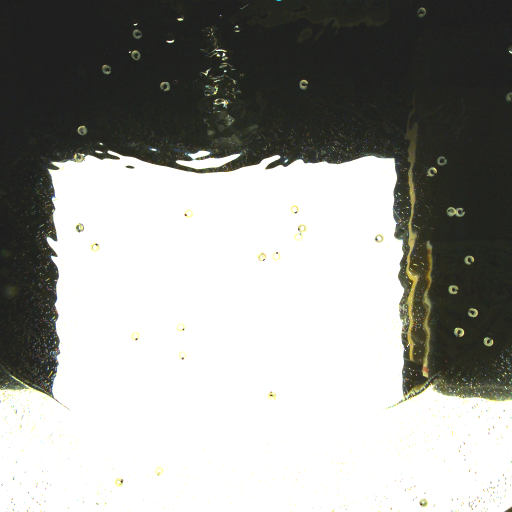
#> input picture src/2022_04_09/adj/C001H001S0001001500.bmp, 1024 x 1024 px (shown at 1/2 size); the run also reads 4 pictures not shown here
$ jupyter execute --allow-errors tracer_imgs_0_99.ipynb
#> lines starting #> are read from the running program, lines starting #| are printed output that depends on the picture
[cell 1]
import cv2
import matplotlib.pyplot as plt

[cell 2]
DIR = "adj/"
FILE = "C001H001S0001001500.bmp"
OUT_DIR = "tracer_imgs_dark/"

im_bgr = cv2.imread(DIR + FILE)
#> im_bgr is the input picture: shape (1024, 1024, 3); mean B, G, R 152.8, 156.4, 155.7
im_rgb = cv2.cvtColor(im_bgr, cv2.COLOR_BGR2RGB)

[cell 3]
im_tracer_0 = im_rgb[59:79, 265:285, :]
cv2.imwrite(OUT_DIR + "tracer_0.bmp", cv2.cvtColor(im_tracer_0, cv2.COLOR_RGB2BGR))

plt.figure(figsize=(4, 4))
plt.imshow(im_tracer_0)
plt.show()

[cell 4]
im_tracer_1 = im_rgb[101:121, 262:282, :]
cv2.imwrite(OUT_DIR + "tracer_1.bmp", cv2.cvtColor(im_tracer_1, cv2.COLOR_RGB2BGR))

plt.figure(figsize=(4, 4))
plt.imshow(im_tracer_1)
plt.show()

[cell 5]
im_tracer_2 = im_rgb[130:150, 203:223, :]
cv2.imwrite(OUT_DIR + "tracer_2.bmp", cv2.cvtColor(im_tracer_2, cv2.COLOR_RGB2BGR))

plt.figure(figsize=(4, 4))
plt.imshow(im_tracer_2)
plt.show()

[cell 6]
im_tracer_3 = im_rgb[252:272, 155:175, :]
cv2.imwrite(OUT_DIR + "tracer_3.bmp", cv2.cvtColor(im_tracer_3, cv2.COLOR_RGB2BGR))

plt.figure(figsize=(4, 4))
plt.imshow(im_tracer_3)
plt.show()

[cell 7]
im_tracer_4 = im_rgb[163:183, 320:340, :]
cv2.imwrite(OUT_DIR + "tracer_4.bmp", cv2.cvtColor(im_tracer_4, cv2.COLOR_RGB2BGR))

plt.figure(figsize=(4, 4))
plt.imshow(im_tracer_4)
plt.show()

[cell 8]
im_tracer_5 = im_rgb[15:35, 833:853, :]
cv2.imwrite(OUT_DIR + "tracer_5.bmp", cv2.cvtColor(im_tracer_5, cv2.COLOR_RGB2BGR))

plt.figure(figsize=(4, 4))
plt.imshow(im_tracer_5)
plt.show()

[cell 9]
im_tracer_6 = im_rgb[159:179, 598:618, :]
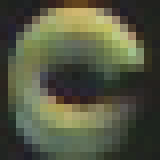
#> im_tracer_6: shape (20, 20, 3) (shown 8 times larger); mean R, G, B 84.1, 87.2, 65.4
cv2.imwrite(OUT_DIR + "tracer_6.bmp", cv2.cvtColor(im_tracer_6, cv2.COLOR_RGB2BGR))

plt.figure(figsize=(4, 4))
plt.imshow(im_tracer_6)
plt.show()

[cell 10]
im_tracer_7 = im_rgb[334:354, 855:875, :]
cv2.imwrite(OUT_DIR + "tracer_7.bmp", cv2.cvtColor(im_tracer_7, cv2.COLOR_RGB2BGR))

plt.figure(figsize=(4, 4))
plt.imshow(im_tracer_7)
plt.show()

[cell 11]
im_tracer_8 = im_rgb[312:332, 874:894, :]
cv2.imwrite(OUT_DIR + "tracer_8.bmp", cv2.cvtColor(im_tracer_8, cv2.COLOR_RGB2BGR))

plt.figure(figsize=(4, 4))
plt.imshow(im_tracer_8)
plt.show()

[cell 12]
im_tracer_9 = im_rgb[414:434, 893:913, :]
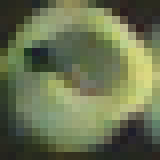
#> im_tracer_9: shape (20, 20, 3) (shown 8 times larger); mean R, G, B 105, 113.8, 80.1
cv2.imwrite(OUT_DIR + "tracer_9.bmp", cv2.cvtColor(im_tracer_9, cv2.COLOR_RGB2BGR))

plt.figure(figsize=(4, 4))
plt.imshow(im_tracer_9)
plt.show()

[cell 13]
im_tracer_10 = im_rgb[415:435, 911:931, :]
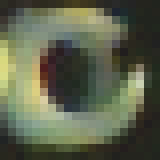
#> im_tracer_10: shape (20, 20, 3) (shown 8 times larger); mean R, G, B 93.1, 98.5, 76
cv2.imwrite(OUT_DIR + "tracer_10.bmp", cv2.cvtColor(im_tracer_10, cv2.COLOR_RGB2BGR))

plt.figure(figsize=(4, 4))
plt.imshow(im_tracer_10)
plt.show()

[cell 14]
im_tracer_11 = im_rgb[510:530, 929:949, :]
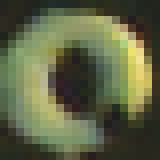
#> im_tracer_11: shape (20, 20, 3) (shown 8 times larger); mean R, G, B 95.3, 100.3, 69.3
cv2.imwrite(OUT_DIR + "tracer_11.bmp", cv2.cvtColor(im_tracer_11, cv2.COLOR_RGB2BGR))

plt.figure(figsize=(4, 4))
plt.imshow(im_tracer_11)
plt.show()

[cell 15]
im_tracer_12 = im_rgb[570:590, 897:917, :]
cv2.imwrite(OUT_DIR + "tracer_12.bmp", cv2.cvtColor(im_tracer_12, cv2.COLOR_RGB2BGR))

plt.figure(figsize=(4, 4))
plt.imshow(im_tracer_12)
plt.show()

[cell 16]
im_tracer_13 = im_rgb[616:636, 936:956, :]
cv2.imwrite(OUT_DIR + "tracer_13.bmp", cv2.cvtColor(im_tracer_13, cv2.COLOR_RGB2BGR))

plt.figure(figsize=(4, 4))
plt.imshow(im_tracer_13)
plt.show()

[cell 17]
im_tracer_14 = im_rgb[655:675, 908:928, :]
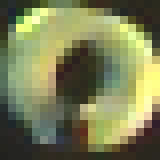
#> im_tracer_14: shape (20, 20, 3) (shown 8 times larger); mean R, G, B 123.2, 127.1, 85.3
cv2.imwrite(OUT_DIR + "tracer_14.bmp", cv2.cvtColor(im_tracer_14, cv2.COLOR_RGB2BGR))

plt.figure(figsize=(4, 4))
plt.imshow(im_tracer_14)
plt.show()

[cell 18]
im_tracer_15 = im_rgb[674:694, 967:987, :]
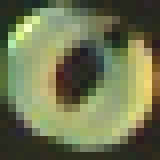
#> im_tracer_15: shape (20, 20, 3) (shown 8 times larger); mean R, G, B 110.9, 116.9, 80.3
cv2.imwrite(OUT_DIR + "tracer_15.bmp", cv2.cvtColor(im_tracer_15, cv2.COLOR_RGB2BGR))

plt.figure(figsize=(4, 4))
plt.imshow(im_tracer_15)
plt.show()

[cell 19]
DIR = "adj/"
FILE = "C001H001S0002000001.bmp"
OUT_DIR = "tracer_imgs_dark/"

im_bgr = cv2.imread(DIR + FILE)
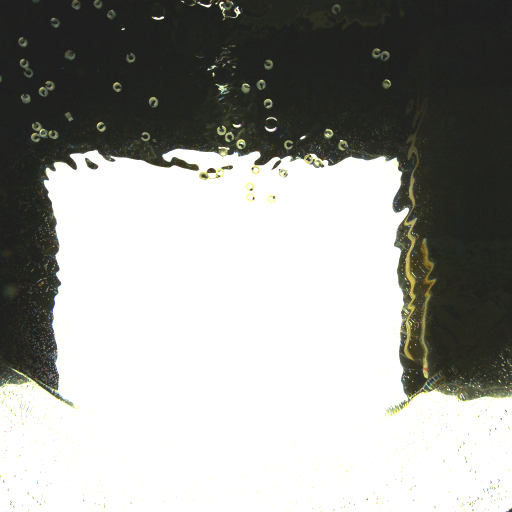
#> input picture src/2022_04_09/adj/C001H001S0002000001.bmp, 1024 x 1024 px (shown at 1/2 size)
#> im_bgr is the input picture: shape (1024, 1024, 3); mean B, G, R 154.1, 157.7, 157
im_rgb = cv2.cvtColor(im_bgr, cv2.COLOR_BGR2RGB)

[cell 20]
im_tracer_16 = im_rgb[36:56, 100:120, :]
cv2.imwrite(OUT_DIR + "tracer_16.bmp", cv2.cvtColor(im_tracer_16, cv2.COLOR_RGB2BGR))

plt.figure(figsize=(4, 4))
plt.imshow(im_tracer_16)
plt.show()

[cell 21]
im_tracer_17 = im_rgb[19:39, 213:233, :]
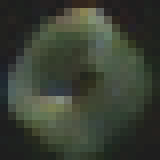
#> im_tracer_17: shape (20, 20, 3) (shown 8 times larger); mean R, G, B 57.3, 63.5, 51.5
cv2.imwrite(OUT_DIR + "tracer_17.bmp", cv2.cvtColor(im_tracer_17, cv2.COLOR_RGB2BGR))

plt.figure(figsize=(4, 4))
plt.imshow(im_tracer_17)
plt.show()

[cell 22]
im_tracer_18 = im_rgb[75:95, 36:56, :]
cv2.imwrite(OUT_DIR + "tracer_18.bmp", cv2.cvtColor(im_tracer_18, cv2.COLOR_RGB2BGR))

plt.figure(figsize=(4, 4))
plt.imshow(im_tracer_18)
plt.show()

[cell 23]
im_tracer_19 = im_rgb[118:138, 39:59, :]
cv2.imwrite(OUT_DIR + "tracer_19.bmp", cv2.cvtColor(im_tracer_19, cv2.COLOR_RGB2BGR))

plt.figure(figsize=(4, 4))
plt.imshow(im_tracer_19)
plt.show()

[cell 24]
im_tracer_20 = im_rgb[136:156, 47:67, :]
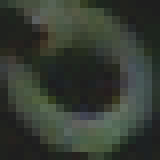
#> im_tracer_20: shape (20, 20, 3) (shown 8 times larger); mean R, G, B 53, 59.3, 50.2
cv2.imwrite(OUT_DIR + "tracer_20.bmp", cv2.cvtColor(im_tracer_20, cv2.COLOR_RGB2BGR))

plt.figure(figsize=(4, 4))
plt.imshow(im_tracer_20)
plt.show()

[cell 25]
im_tracer_21 = im_rgb[162:182, 91:111, :]
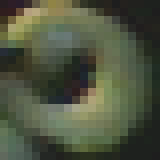
#> im_tracer_21: shape (20, 20, 3) (shown 8 times larger); mean R, G, B 78.3, 84.5, 63.7
cv2.imwrite(OUT_DIR + "tracer_21.bmp", cv2.cvtColor(im_tracer_21, cv2.COLOR_RGB2BGR))

plt.figure(figsize=(4, 4))
plt.imshow(im_tracer_21)
plt.show()
